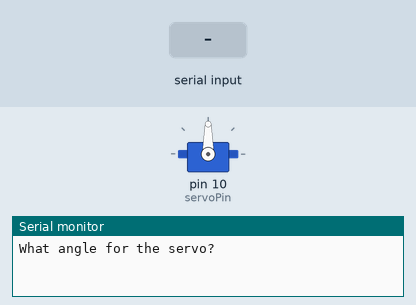
A sketch run on a simulated Arduino Uno, built with avr-gcc and run on an emulated ATmega328P. Shown: servo, the last lines printed to the serial monitor. The test bench sets the inputs (shaded band).

Above: at 1.2 s.
1.3 s: "30,150\n" received over Serial
At 3.2 s:
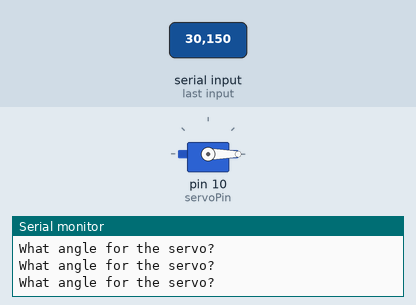
3.8 s: "90,45\n" received over Serial
At 4.3 s:
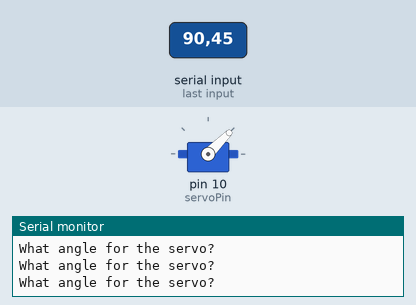
6.3 s: "200\n" received over Serial
At 7.1 s:
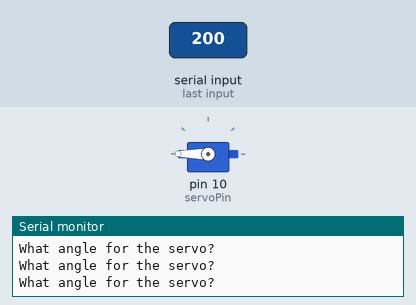
Timing chart, 0 to 9.3 s (numbered marks = the images above; inputs shaded):
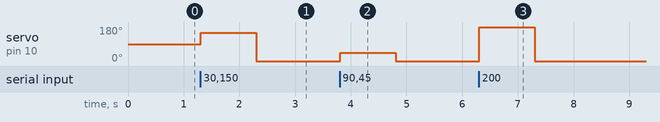

The sketch:

Code_30_Servo.ino
```cpp
#include <Servo.h>
int servoPin=10;
int servoPos;
Servo myServo;

void setup() {
  // put your setup code here, to run once:
Serial.begin(9600);
myServo.attach(servoPin);
}

void loop() {
  // put your main code here, to run repeatedly:
  Serial.println("What angle for the servo? ");
  while (Serial.available()==0){
  }
  servoPos=Serial.parseInt();
myServo.write(servoPos);
}
```

Measured:
- after the input at 1.3 s, servo on pin 10 (servoPin): 90° → 150° at once, → 0° 1.0 s later
- after the input at 3.8 s, servo on pin 10 (servoPin): 0° → 45° at once, → 0° 1.0 s later
- after the input at 6.3 s, servo on pin 10 (servoPin): 0° → 180° at once, → 0° 1.0 s later
